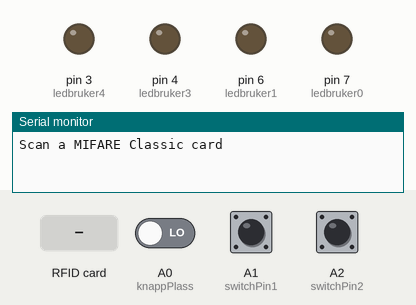
The sketch below on a simulated Arduino Uno, built with avr-gcc and run on an emulated ATmega328P. Parts: output pins drawn as LEDs (lit = HIGH), the last lines printed to the serial monitor. The inputs (shaded band) are chosen by the test bench; at power-on: A0 (knappPlass) LOW, A1 (switchPin1) HIGH, A2 (switchPin2) HIGH. Pins used as bus, display or sensor lines are not drawn.

Above: at 1.2 s.
1.3 s: RFID card 04 28 C4 D2 20 4B 80 held to the reader
At 2.5 s:
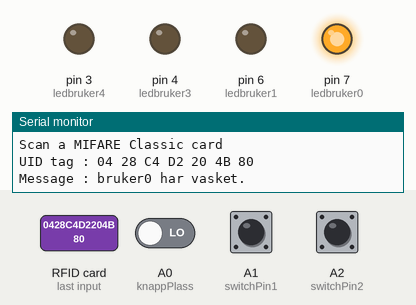
2.8 s: RFID card 04 30 C4 D2 20 4B 80 held to the reader
At 4.0 s:
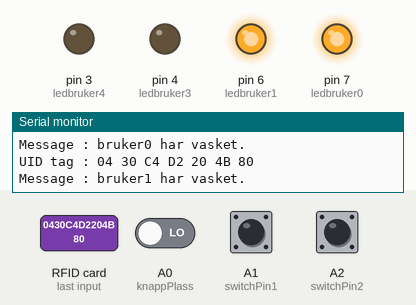
4.3 s: A0 (knappPlass) driven HIGH
At 5.5 s:
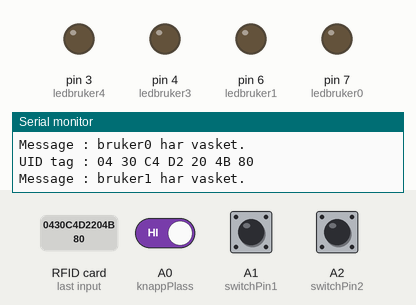
5.8 s: RFID card 04 30 C4 D2 20 4B 80 held to the reader
Timing chart, 0 to 8.3 s (numbered marks = the images above; inputs shaded):
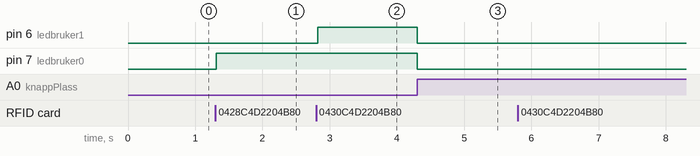

Measured:
- after the input at 1.3 s, pin 7 (ledbruker0): LOW → HIGH at once
- after the input at 2.8 s, pin 6 (ledbruker1): LOW → HIGH at once
- after the input at 4.3 s, pin 6 (ledbruker1), pin 7 (ledbruker0): HIGH → LOW at once

The sketch:

Lilleboks.ino
```cpp
#include <MFRC522.h>
#include <SPI.h>//include the SPI bus library

#define SS_PIN 10  //slave select pin
#define RST_PIN 5  //reset pin
MFRC522 mfrc522(SS_PIN, RST_PIN);        // iniate a MFRC522 reader object.
MFRC522::MIFARE_Key key;//create a MIFARE_Key struct named 'key', which will hold the card information

//----bruker0-----------------
String rfidbruker0 = "04 28 C4 D2 20 4B 80";
String mailBruker0 = "eksempel@live.no";
boolean bruker0Vasket = false;
int bruker0VaskeSone = 0;
int ledbruker0 = 7;
boolean prevStatebruker0 = false;
//-------------------------

//----bruker1---------------
String rfidbruker1 = "04 30 C4 D2 20 4B 80";
String mailBruker1 = "eksempel@live.no";
boolean bruker1Vasket = false;
int bruker1VaskeSone = 1;
int ledbruker1 = 6;
boolean prevStatebruker1 = false;
//-------------------------

//----bruker2----------------
String rfidbruker2 = "04 38 C4 D2 20 4B 80";
String mailBruker2 = "eksempel@live.no";
boolean bruker2Vasket = false;
int bruker2VaskeSone = 2;
int ledbruker2 = 5;
boolean prevStatebruker2 = false;
//---------------------------

//---bruker3------------------
String rfidbruker3 = "04 3F C3 D2 20 4B 80";
String mailBruker3 = "eksempel@live.no";
boolean bruker3Vasket = false;
int bruker3VaskeSone = 3;
int ledbruker3 = 4;
boolean prevStatebruker3 = false;
//--------------------------

//---bruker4------------------
String rfidbruker4 = "04 46 C2 D2 20 4B 80";
String mailBruker4 = "eksempel@live.no";
boolean bruker4Vasket = false;
int bruker4VaskeSone = 4;
int ledbruker4 = 3;
boolean prevStatebruker4 = false;
//--------------------------

//------Vaskesoner------
int badet = 0;
String meldingBad = "du skal denne uken vaske badet, husk å tømme sluket.";
int kjokken = 1;
String meldingKjokken = "du skal denne uken vaske kjokkenet, husk å vaske ovnen.";
int gang = 2;
String meldingGang = "du skal denne uken vaske gangen, husk under skohyllen.";
int sjekkVaskeutstyr = 3;
String meldingVaskeutstyr = "du skal denne uken sjekke at dere har nok vaskeutstyr, husk toalettpapir og såpe.";
int friUke = 4;
String fri = "du har denne uken fri, kos deg!";
//----------------------

//-----Knapp---------
int knappPlass = A0;
int knappState;
int sisteKnappState = LOW;
int antallKlikket = 0;
//---------------------

//-------Tilt-Switch---------
int switchState1 = 1;
int prevSwitchState1 = 0;
int switchState2 = 0;
int prevSwitchState2 = 1;
int switchPin1 = A1;
int switchPin2 = A2;
//--------------------------

unsigned long enUke = 604800000;
unsigned long naa = 0;
unsigned long forrigeTid;


unsigned long fredag = 432000000;
unsigned long naa2 = 0;
unsigned long forrigeTid2;

boolean harAngret = false;

void setup() {
  pinMode(ledbruker0, OUTPUT);
  pinMode(ledbruker1, OUTPUT);
  pinMode(ledbruker2, OUTPUT);
  pinMode(ledbruker3, OUTPUT);
  pinMode(ledbruker4, OUTPUT);
  digitalWrite(ledbruker0, LOW);
  digitalWrite(ledbruker1, LOW);
  digitalWrite(ledbruker2, LOW);
  digitalWrite(ledbruker3, LOW);
  digitalWrite(ledbruker4, LOW);

  pinMode(switchPin1, INPUT);
  pinMode(switchPin2, INPUT);
  pinMode(knappPlass, INPUT);


  //rfid
  Serial.begin(9600);        // Initialize serial communications with the PC
  SPI.begin();               // Init SPI bus
  mfrc522.PCD_Init();        // Init MFRC522 card (in case you wonder what PCD means: proximity coupling device)
  Serial.println("Scan a MIFARE Classic card");

  // Prepare the security key for the read and write functions - all six key bytes are set to 0xFF at chip delivery from the factory.
  // Since the cards in the kit are new and the keys were never defined, they are 0xFF
  // if we had a card that was programmed by someone else, we would need to know the key to be able to access it. This key would then need to be stored in 'key' instead
  for (byte i = 0; i < 6; i++) {
    key.keyByte[i] = 0xFF;//keyByte is defined in the "MIFARE_Key" 'struct' definition in the .h file of the library
  }


}

void loop() {
  if(sjekkUkeFerdig() || alleVasket()){
    nyVaskeUke();
  }
  if(sjekkFredag()){
    masPaaUvasket();
  }
  if(sjekkKnapp()){
    angreNyUke();
  }
  if(sjekkTilt()){
    nyVaskeUke();
  }
  rfidTing();
  if(!bruker0Vasket){
    //sendMail();
  }
}
boolean alleVasket(){
  return bruker0Vasket && bruker1Vasket && bruker2Vasket && bruker3Vasket && bruker4Vasket;
}
void rfidTing(){
  // Look for new cards
  if (!mfrc522.PICC_IsNewCardPresent()){
    return;
  }

  // Select one of the cards
  if (!mfrc522.PICC_ReadCardSerial()) {
    return;
  }

  //Show UID on serial monitor
  Serial.print("UID tag :");
  String content= "";
  byte letter;
  for (byte i = 0; i < mfrc522.uid.size; i++)
  {
     Serial.print(mfrc522.uid.uidByte[i] < 0x10 ? " 0" : " ");
     Serial.print(mfrc522.uid.uidByte[i], HEX);
     content.concat(String(mfrc522.uid.uidByte[i] < 0x10 ? " 0" : " "));
     content.concat(String(mfrc522.uid.uidByte[i], HEX));
  }
  Serial.println();
  Serial.print("Message : ");
  content.toUpperCase();

  //hvis iden på klistremerket som er lest inn matcher og brukeren ikke har vasket blir led tent og vasket satt til true.
  if (content.substring(1) == rfidbruker0 && !bruker0Vasket){
    bruker0Vasket = true;
    digitalWrite(ledbruker0, HIGH);
    Serial.println("bruker0 har vasket.");
  }
  //hvis iden på klistremerket som er lest inn matcher og brukeren ikke har vasket blir led tent og vasket satt til true.
  else if(content.substring(1) == rfidbruker1 && !bruker1Vasket){
    bruker1Vasket = true;
    digitalWrite(ledbruker1, HIGH);
    Serial.println("bruker1 har vasket.");
  }
  //hvis iden på klistremerket som er lest inn matcher og brukeren ikke har vasket blir led tent og vasket satt til true.
 else if(content.substring(1) == rfidbruker2 && !bruker2Vasket){
    bruker2Vasket = true;
    digitalWrite(ledbruker2, HIGH);
    Serial.println("bruker2 har vasket.");
 }
 //hvis iden på klistremerket som er lest inn matcher og brukeren ikke har vasket blir led tent og vasket satt til true.
 else if(content.substring(1) == rfidbruker3 && !bruker3Vasket){
    bruker3Vasket = true;
    digitalWrite(ledbruker3, HIGH);
    Serial.println("bruker3 har vasket.");
 }
 //hvis iden på klistremerket som er lest inn matcher og brukeren ikke har vasket blir led tent og vasket satt til true.
 else if(content.substring(1) == rfidbruker4 && !bruker4Vasket){
    bruker4Vasket = true;
    digitalWrite(ledbruker4, HIGH);
    Serial.println("bruker4 har vasket.");
 }
 else   {
    Serial.println("Personen har allerede vasket");
  }

}
void angreNyUke(){
  if(!harAngret){
    //endrer vaskesone tilbake for bruker
    bruker0Vasket = prevStatebruker0;
    digitalWrite(ledbruker0, LOW);
    if(bruker0VaskeSone == 0){
      bruker0VaskeSone = 4;
    }else{
      bruker0VaskeSone--;
    }
    //endrer vaskesone tilbake for bruker
    bruker1Vasket = prevStatebruker1;
    digitalWrite(ledbruker1, LOW);
    if(bruker1VaskeSone = 0){
      bruker1VaskeSone = 4;
    }else{
      bruker1VaskeSone--;
    }
    //endrer vaskesone tilbake for bruker
    bruker2Vasket = prevStatebruker2;
    digitalWrite(ledbruker2, LOW);
    if(bruker2VaskeSone = 0){
      bruker2VaskeSone = 4;
    }else{
      bruker2VaskeSone--;
    }
    //endrer vaskesone tilbake for bruker
    bruker3Vasket = prevStatebruker3;
    digitalWrite(ledbruker3, LOW);
    if(bruker3VaskeSone = 0){
      bruker3VaskeSone = 4;
    }else{
      bruker3VaskeSone--;
    }
    //endrer vaskesone tilbake for bruker
    bruker4Vasket = prevStatebruker4;
    digitalWrite(ledbruker4, LOW);
    if(bruker4VaskeSone = 0){
      bruker4VaskeSone = 4;
    }else{
      bruker4VaskeSone--;
    }
  }
}

boolean sjekkUkeFerdig(){
  forrigeTid = naa;
  naa = millis();
  return naa - forrigeTid >= enUke;
}
boolean sjekkFredag(){
  forrigeTid2 = naa;
  naa2 = millis();
  return naa2 - forrigeTid2 >= fredag;
}
boolean sjekkKnapp(){
  return digitalRead(knappPlass);
  //returner om knappen er trykket inn
}
void masPaaUvasket(){
  if(sjekkKnapp()){
    if(!bruker0Vasket){
      //send mail med vaskesone
      Serial.println("bruker0 har ikke vasket");
    }
    //hvis personen ikke har vasket, send mail
    if(!bruker1Vasket){
      //send mail med vaskesone
      Serial.println("bruker1 har ikke vasket");
    }
    //hvis personen ikke har vasket, send mail
    if(!bruker3Vasket){
      //send mail med vaskesone
      Serial.println("bruker3 har ikke vasket");
    }
    //hvis personen ikke har vasket, send mail
    if(!bruker2Vasket){
      //send mail med vaskesone
      Serial.println("bruker2 har ikke vasket");
    }
    //hvis personen ikke har vasket, send mail
    if(!bruker4Vasket){
      //send mail med vaskesone
      Serial.println("bruker4 har ikke vasket");
    }
    //hvis personen ikke har vasket, send mail
  }
}

void nyVaskeUke(){
  if(harAngret){
    prevStatebruker0 = false;
    prevStatebruker1 = false;
    prevStatebruker2 = false;
    prevStatebruker3 = false;
    prevStatebruker4 = false;
    harAngret = false;
  }
  //resetter alle tidligere states hvis det har blitt angret.

  //skifter vaskesone for bruker0 og skrur av led
  prevStatebruker0 = bruker0Vasket;
  bruker0Vasket = false;
  digitalWrite(ledbruker0, LOW);
  if(bruker0VaskeSone == 4){
    bruker0VaskeSone = 0;
  }else{
    bruker0VaskeSone++;
  }
  //sendMail til bruker0 her

  //skifter vaskesone for bruker1 og skrur av led
  prevStatebruker1 = bruker1Vasket;
  bruker1Vasket = false;
  digitalWrite(ledbruker1, LOW);
  if(bruker1VaskeSone = 4){
    bruker1VaskeSone = 0;
  }else{
    bruker1VaskeSone++;
  }
  //sendMail til bruker1 her

  //skifter vaskesone for bruker2 og skrur av led
  prevStatebruker2 = bruker2Vasket;
  bruker2Vasket = false;
  digitalWrite(ledbruker2, LOW);
  if(bruker2VaskeSone = 4){
    bruker2VaskeSone = 0;
  }else{
    bruker2VaskeSone++;
  }
  //sendMail til bruker2 her

  //skifter vaskesone for bruker3 og skrur av led
  prevStatebruker3 = bruker3Vasket;
  bruker3Vasket = false;
  digitalWrite(ledbruker3, LOW);
  if(bruker3VaskeSone = 4){
    bruker3VaskeSone = 0;
  }else{
    bruker3VaskeSone++;
  }
  //sendMail til bruker3 her

  //skifter vaskesone for bruker4 og skrur av led
  prevStatebruker4 = bruker4Vasket;
  bruker4Vasket = false;
  digitalWrite(ledbruker4, LOW);
  if(bruker4VaskeSone = 4){
    bruker4VaskeSone = 0;
  }else{
    bruker4VaskeSone++;
  }
  //sendMail til bruker4 her
}
boolean sjekkTilt(){

  switchState1 = digitalRead(switchPin1);
  switchState2 = digitalRead(switchPin2);
  //leser av begge tilt switchene

  return switchState1 == prevSwitchState1 && switchState2 == prevSwitchState2;
  //sjekker om begge tilt switchen er i motsatt state av det de vanligvis er
}
```
